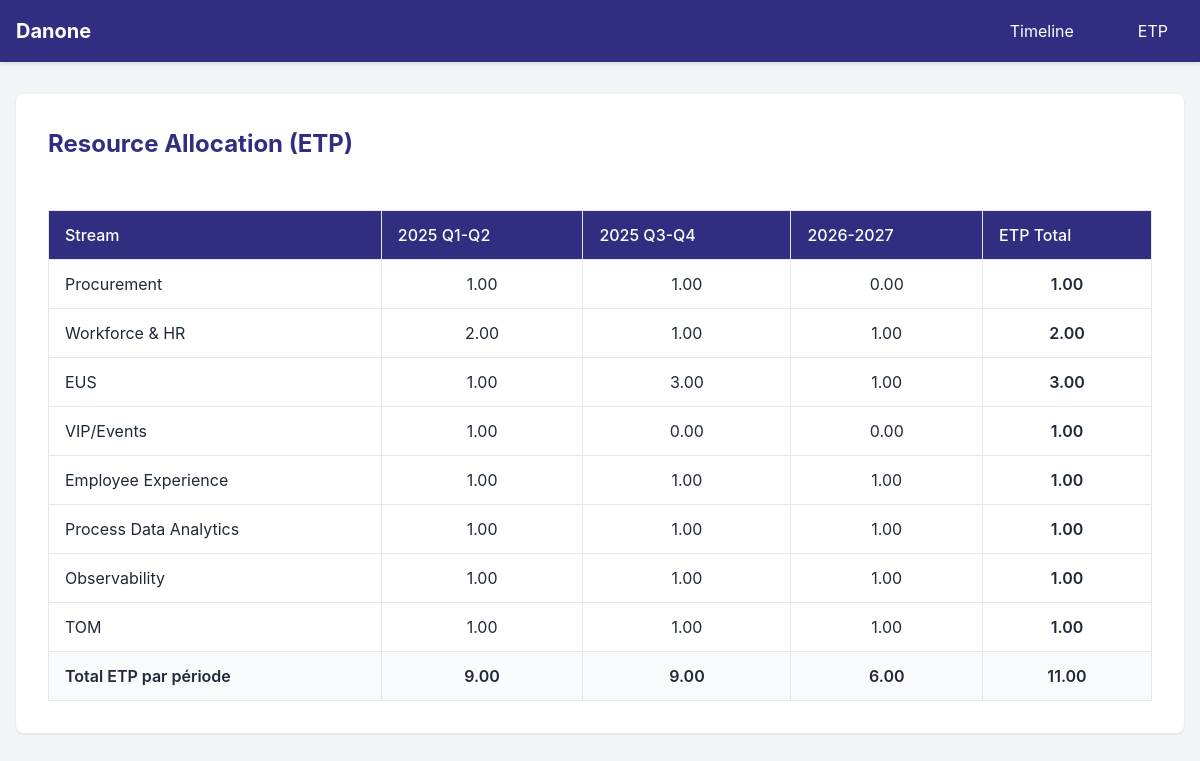
The app's page /project/etp_table with its own data.
### app/models/etp_entry.py (models this page shows)
class EtpEntry(db.Model):
    __tablename__ = 'etp_entries'
    id = db.Column(db.Integer, primary_key=True)
    project_name = db.Column(db.String(100), nullable=False)
    period = db.Column(db.String(20), nullable=False)
    etp_value = db.Column(db.Float, nullable=False)
    updated_at = db.Column(db.DateTime, default=datetime.utcnow)
    __table_args__ = (
        db.UniqueConstraint('project_name', 'period', name='uix_project_period'),
    )

### app/routes/project.py (the view)
@bp.route('/etp_table')
def etp_table():
    projects = ProjectService.get_all_projects()
    etp_data, period_totals = EtpService.calculate_etp_per_period(projects)
    total_max_etp = sum(row["total"] for row in etp_data)
    return render_template('project/etp_table.html',
                         etp_data=etp_data,
                         period_totals=period_totals,
                         total_max_etp=total_max_etp)

### app/models/task.py (called while the page is built)
    def __post_init__(self):
        if self.etp is None:
            self.etp = self._extract_etp_from_text()

    def _extract_etp_from_text(self) -> float:
        etp_pattern = r'\((\d*\.?\d+)\s*ETP\)'
        match = re.search(etp_pattern, self.text)
        if match:
            try:
                return float(match.group(1))
            except (ValueError, IndexError):
                return 0.0
        return 0.0

### app/services/etp_service.py (called while the page is built)
    @staticmethod
    def get_stored_etp(project_name: str, period: str) -> float:
        entry = EtpEntry.query.filter_by(
            project_name=project_name,
            period=period
        ).first()
        return entry.etp_value if entry else None

    @staticmethod
    def get_period_for_task(task_start: int) -> str:
        period_num = (task_start + 1) // 2
        return TimeConstants.PERIODS_MAPPING.get(period_num)

    @staticmethod
    def get_task_etp(project_name: str, task_start: int, default_etp: float) -> float:
        period = EtpService.get_period_for_task(task_start)
        if not period:
            return default_etp
        stored_etp = EtpService.get_stored_etp(project_name, period)
        return stored_etp if stored_etp is not None else default_etp

### app/templates/project/etp_table.html (shortened to what this page needs)
{% extends "base.html" %}
{% block extra_css %}
<link rel="stylesheet" href="{{ url_for('static', filename='css/project/etp_table.css') }}">
{% endblock %}
{% block content %}
<div class="etp-container">
    <h1 class="page-title">Resource Allocation (ETP)</h1>
    <div class="etp-table-container">
        <table class="etp-table">
            <thead>
                <tr>
                    <th>Stream</th>
                    <th>2025 Q1-Q2</th>
                    <th>2025 Q3-Q4</th>
                    <th>2026-2027</th>
                    <th>ETP Total</th>
                </tr>
            </thead>
            <tbody>
                {% for row in etp_data %}
                <tr data-project="{{ row.name }}">
                    <td>{{ row.name }}</td>
                    <td class="text-center editable-cell" data-period="2025 Q1-Q2">
                        <span class="etp-value">{{ "%.2f"|format(row["2025 Q1-Q2"]) }}</span>
                    </td>
                    <td class="text-center editable-cell" data-period="2025 Q3-Q4">
                        <span class="etp-value">{{ "%.2f"|format(row["2025 Q3-Q4"]) }}</span>
                    </td>
                    <td class="text-center editable-cell" data-period="2026-2027">
                        <span class="etp-value">{{ "%.2f"|format(row["2026-2027"]) }}</span>
                    </td>
                    <td class="text-center row-total">{{ "%.2f"|format(row.total) }}</td>
                </tr>
                {% endfor %}
                <tr class="total-row">
                    <td class="bold">Total ETP par période</td>
                    <td class="text-center period-total" data-period="2025 Q1-Q2">
                        {{ "%.2f"|format(period_totals["2025 Q1-Q2"]) }}
                    </td>
                    <td class="text-center period-total" data-period="2025 Q3-Q4">
                        {{ "%.2f"|format(period_totals["2025 Q3-Q4"]) }}
                    </td>
                    <td class="text-center period-total" data-period="2026-2027">
                        {{ "%.2f"|format(period_totals["2026-2027"]) }}
                    </td>
                    <td class="text-center grand-total">{{ "%.2f"|format(total_max_etp) }}</td>
                </tr>
            </tbody>
        </table>
    </div>
</div>
{% endblock %}

### app/static/css/base.css (style rules this page uses)
:root { --primary-color: #312e81; --secondary-color: #3b82f6; --background-color: #f3f4f6; --text-color: #1f2937; --border-color: #e5e7eb; }
body { font-family: -apple-system, BlinkMacSystemFont, "Segoe UI", Roboto, Oxygen-Sans, Ubuntu, Cantarell, "Helvetica Neue", sans-serif; background-color: var(--background-color); color: var(--text-color); }
.page-title { font-size: 1.5rem; font-weight: bold; margin-bottom: 2rem; color: var(--primary-color); }

### app/static/css/etp_table.css (style rules this page uses)
.etp-container { background-color: white; border-radius: 0.5rem; padding: 2rem; box-shadow: 0 1px 3px rgba(0, 0, 0, 0.1); }
.etp-table-container { overflow-x: auto; }
.etp-table { width: 100%; border-collapse: collapse; margin-top: 1rem; }
.etp-table th, .etp-table td { padding: 0.75rem 1rem; border: 1px solid var(--border-color); }
.etp-table th { background-color: var(--primary-color); color: white; font-weight: 500; text-align: left; }
.etp-table td { background-color: white; }
.text-center { text-align: center; }
.bold { font-weight: 600; }
.total-row { background-color: #f8fafc; }
.total-row td { background-color: #f8fafc; }
.editable-cell { cursor: pointer; position: relative; transition: background-color 0.2s; }
.editable-cell .etp-value { display: block; width: 100%; height: 100%; }
.row-total, .period-total, .grand-total { font-weight: 600; background-color: #f8fafc; }

### records on screen
EtpEntry: etp_value "1.00", total "1.00"
EtpEntry: name "Workforce & HR", etp_value "1.00", name "EUS", id "3.00", total "3.00"
EtpEntry: etp_value "2.00", total "2.00"

### other values on screen
{{ row.name }} "Procurement" "VIP/Events" "Employee Experience" "Process Data Analytics" "Observability" "TOM"
{{ "%.2f"|format(row["2025 Q3-Q4"]) }} "1.00" "0.00" "1.00" "1.00" "1.00" "1.00"
{{ "%.2f"|format(row["2026-2027"]) }} "0.00" "0.00" "1.00" "1.00" "1.00" "1.00"
{{ "%.2f"|format(row["2025 Q1-Q2"]) }} "1.00" "1.00" "1.00" "1.00" "1.00"
{{ "%.2f"|format(row.total) }} "1.00" "1.00" "1.00" "1.00" "1.00"
{{ "%.2f"|format(period_totals["2025 Q1-Q2"]) }} "9.00"
{{ "%.2f"|format(period_totals["2025 Q3-Q4"]) }} "9.00"
{{ "%.2f"|format(period_totals["2026-2027"]) }} "6.00"
{{ "%.2f"|format(total_max_etp) }} "11.00"
